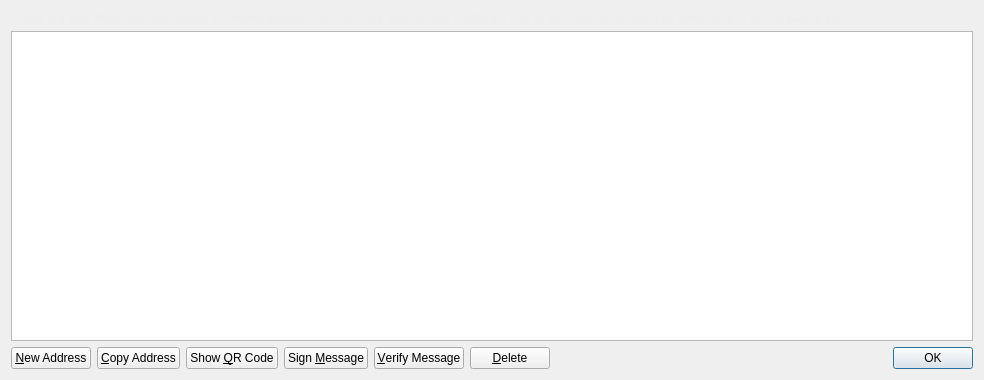
<?xml version="1.0" encoding="UTF-8"?>
<ui version="4.0">
 <class>AddressBookPage</class>
 <widget class="QWidget" name="AddressBookPage">
  <property name="geometry">
   <rect>
    <x>0</x>
    <y>0</y>
    <width>984</width>
    <height>380</height>
   </rect>
  </property>
  <property name="windowTitle">
   <string>Address Book</string>
  </property>
  <property name="autoFillBackground">
   <bool>true</bool>
  </property>
  <property name="locale">
   <locale language="English" country="UnitedStates"/>
  </property>
  <layout class="QVBoxLayout" name="verticalLayout">
   <item>
    <widget class="QLabel" name="labelExplanation">
     <property name="styleSheet">
      <string notr="true">#labelExplanation { color: #ededed; }</string>
     </property>
     <property name="text">
      <string>These are your Plutonium addresses for receiving payments. You may want to give a different one to each sender so you can keep track of who is paying you.</string>
     </property>
     <property name="textFormat">
      <enum>Qt::PlainText</enum>
     </property>
     <property name="wordWrap">
      <bool>true</bool>
     </property>
    </widget>
   </item>
   <item>
    <widget class="QTableView" name="tableView">
     <property name="contextMenuPolicy">
      <enum>Qt::CustomContextMenu</enum>
     </property>
     <property name="toolTip">
      <string>Double-click to edit address or label</string>
     </property>
     <property name="tabKeyNavigation">
      <bool>false</bool>
     </property>
     <property name="alternatingRowColors">
      <bool>true</bool>
     </property>
     <property name="selectionMode">
      <enum>QAbstractItemView::SingleSelection</enum>
     </property>
     <property name="selectionBehavior">
      <enum>QAbstractItemView::SelectRows</enum>
     </property>
     <property name="sortingEnabled">
      <bool>true</bool>
     </property>
     <attribute name="verticalHeaderVisible">
      <bool>false</bool>
     </attribute>
    </widget>
   </item>
   <item>
    <layout class="QHBoxLayout" name="horizontalLayout">
     <item>
      <widget class="QPushButton" name="newAddressButton">
       <property name="toolTip">
        <string>Create a new address</string>
       </property>
       <property name="text">
        <string>&amp;New Address</string>
       </property>
       <property name="icon">
        <iconset resource="../bitcoin.qrc">
         <normaloff>:/icons/add</normaloff>:/icons/add</iconset>
       </property>
      </widget>
     </item>
     <item>
      <widget class="QPushButton" name="copyToClipboard">
       <property name="toolTip">
        <string>Copy the currently selected address to the system clipboard</string>
       </property>
       <property name="text">
        <string>&amp;Copy Address</string>
       </property>
       <property name="icon">
        <iconset resource="../bitcoin.qrc">
         <normaloff>:/icons/editcopy</normaloff>:/icons/editcopy</iconset>
       </property>
      </widget>
     </item>
     <item>
      <widget class="QPushButton" name="showQRCode">
       <property name="text">
        <string>Show &amp;QR Code</string>
       </property>
       <property name="icon">
        <iconset resource="../bitcoin.qrc">
         <normaloff>:/icons/qrcode</normaloff>:/icons/qrcode</iconset>
       </property>
      </widget>
     </item>
     <item>
      <widget class="QPushButton" name="signMessage">
       <property name="toolTip">
        <string>Sign a message to prove you own a Plutonium address</string>
       </property>
       <property name="text">
        <string>Sign &amp;Message</string>
       </property>
       <property name="icon">
        <iconset resource="../bitcoin.qrc">
         <normaloff>:/icons/edit</normaloff>:/icons/edit</iconset>
       </property>
      </widget>
     </item>
     <item>
      <widget class="QPushButton" name="verifyMessage">
       <property name="toolTip">
        <string>Verify a message to ensure it was signed with a specified Plutonium address</string>
       </property>
       <property name="text">
        <string>&amp;Verify Message</string>
       </property>
       <property name="icon">
        <iconset resource="../bitcoin.qrc">
         <normaloff>:/icons/transaction_0</normaloff>:/icons/transaction_0</iconset>
       </property>
      </widget>
     </item>
     <item>
      <widget class="QPushButton" name="deleteButton">
       <property name="toolTip">
        <string>Delete the currently selected address from the list</string>
       </property>
       <property name="text">
        <string>&amp;Delete</string>
       </property>
       <property name="icon">
        <iconset resource="../bitcoin.qrc">
         <normaloff>:/icons/remove</normaloff>:/icons/remove</iconset>
       </property>
      </widget>
     </item>
     <item>
      <spacer name="horizontalSpacer">
       <property name="orientation">
        <enum>Qt::Horizontal</enum>
       </property>
       <property name="sizeHint" stdset="0">
        <size>
         <width>40</width>
         <height>20</height>
        </size>
       </property>
      </spacer>
     </item>
     <item>
      <widget class="QDialogButtonBox" name="buttonBox">
       <property name="sizePolicy">
        <sizepolicy hsizetype="Maximum" vsizetype="Fixed">
         <horstretch>0</horstretch>
         <verstretch>0</verstretch>
        </sizepolicy>
       </property>
       <property name="standardButtons">
        <set>QDialogButtonBox::Ok</set>
       </property>
      </widget>
     </item>
    </layout>
   </item>
  </layout>
 </widget>
 <resources>
  <include location="../bitcoin.qrc"/>
 </resources>
 <connections/>
</ui>
